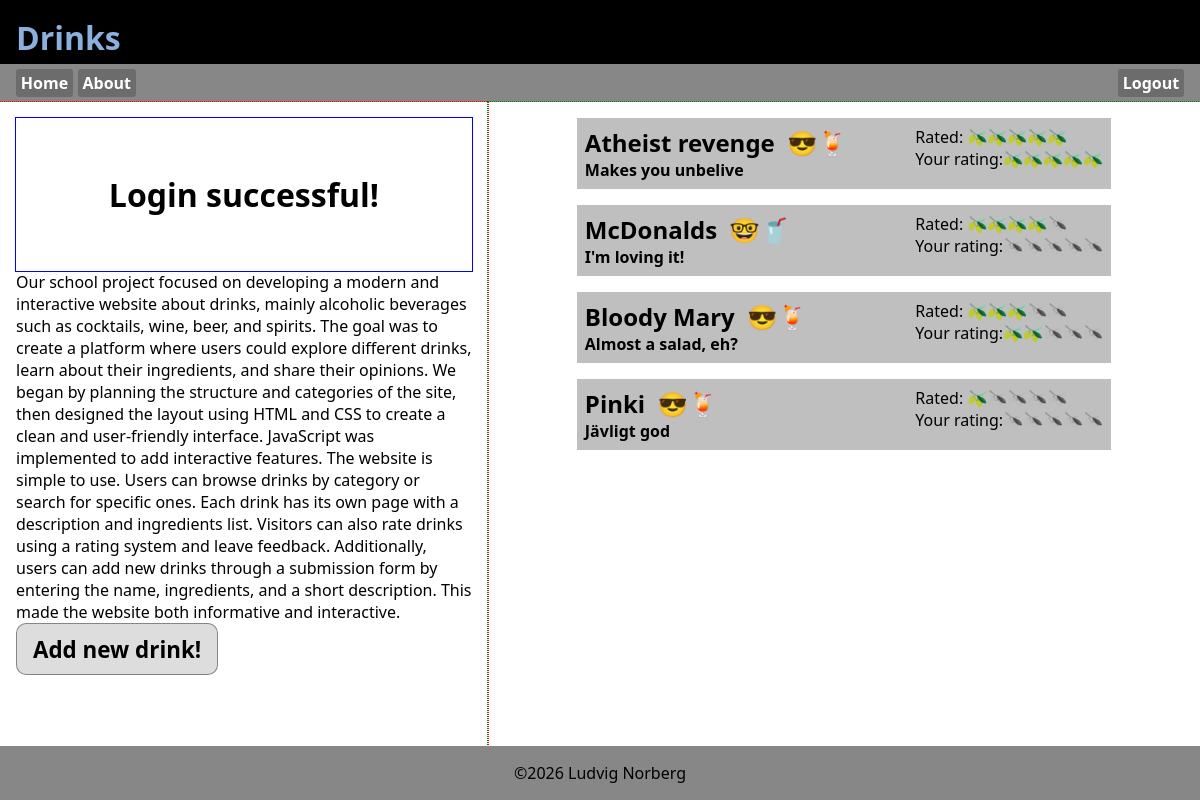
The page /index.php (signed in) on the database its author committed.
### tables this page shows
CREATE TABLE `tbl_drinks` (
  `id` int(11) NOT NULL,
  `drinkname` varchar(255) NOT NULL,
  `description` varchar(255) NOT NULL,
  `ingredients` text NOT NULL,
  `recipe` text NOT NULL,
  `alcoholic` tinyint(4) NOT NULL
);

### index.php (the view, shortened to what this page needs)
<!DOCTYPE html>
<?php require_once("asset.php"); ?>
<?php
$mess="";
if(isset($_SESSION['mess'])){
    $mess=$_SESSION['mess'];
}
?>
<html lang="en">
<head>
    <link rel="stylesheet" href="style.css">
</head>
<body>
    <header>
        <h1>Drinks</h1>
    </header>
<?php require_once("_nav.php"); ?>
    <main>
    <div class="container">
        <div class="info">
            <h1 class="message"><?=$mess;?></h1>
            <p>Our school project focused on developing a modern and interactive website about drinks, mainly alcoholic beverages such as cocktails, wine, beer, and spirits. The goal was to create a platform where users could explore different drinks, learn about their ingredients, and share their opinions. We began by planning the structure and categories of the site, then designed the layout using HTML and CSS to create a clean and user-friendly interface. JavaScript was implemented to add interactive features.
The website is simple to use. Users can browse drinks by category or search for specific ones. Each drink has its own page with a description and ingredients list. Visitors can also rate drinks using a rating system and leave feedback. Additionally, users can add new drinks through a submission form by entering the name, ingredients, and a short description. This made the website both informative and interactive.</p>
            <?php if(isLevel(10)): ?>
                <a href="add_drink.php" class="addDrink">Add new drink!</a>
            <?php endif; ?>
        </div>
        <div class="drinks">
            <?php
                $sql = "
                SELECT
                    d.*,
                    COALESCE(AVG(r.rating), 0) AS avg_rating
                FROM tbl_drinks d
                LEFT JOIN tbl_ratings r ON d.id = r.drinkID
                GROUP BY d.id
                ORDER BY avg_rating DESC, d.drinkname ASC
                ";
                $result = mysqli_query($conn, $sql);
            ?>
            <?php while($row=mysqli_fetch_assoc($result)): ?>
            <details>
                <summary>
                    <div><h2><?=$row['drinkname']?>&nbsp;&nbsp;<span><?=isAlcoholic(intval($row['alcoholic']))?></span></h2>
                    <h4><?=$row['description']?></h4></div>
                    <div class="filler"></div>
                    <div class="ratingDiv">
                        Rated: <?=showRating($row['avg_rating']);?>
                        <div class="yourRating">
                            <?php
                            if(isLevel(10)):
                                $drinkid=intval($row['id']);
                                $userid=intval($_SESSION['id']);
                                $sql="SELECT rating FROM tbl_ratings WHERE ((drinkID=$drinkid) AND (userID=$userid))";
                                $ratingresult=mysqli_query($conn, $sql);
                                if(mysqli_num_rows($ratingresult)===1){
                                    $ratingrow=mysqli_fetch_assoc($ratingresult);
                                    echo oliveColor($ratingrow['rating'], $drinkid);
                                }else{
                                    echo oliveColor(0, $drinkid);
                                }?>
                                Your rating:
                            <?php endif; ?>
                        </div>
                    </div>
                </summary>
            </details>
            <?php endwhile; ?>
        </div>
    </div>
    </main>
<?php require_once("_footer.php"); ?>
</body>
</html>

### _nav.php (shortened to what this page needs)
<nav>
    <a href="index.php">Home</a>
    <a href="about.php">About</a>
    <?php if(!isLevel(10)):?>
    <button popovertarget="login">Login</button>
    <?php else: ?>
    <a href="_login.php?logout=1">Logout</a>
    <?php endif; ?>
</nav>

### asset.php (shortened to what this page needs)
<?php
function isLevel($level){
    if(isset($_SESSION['level'])){
        if(intval($_SESSION['level'])>=$level){
            return true;
        }else{
            return false;
        }
    }else{
        return false;
    }
}
function showRating($number){
    $number = floatval($number);
    $number = intval(round($number));
    $retStr="";
    for($vdo=1;$vdo<=5;$vdo++){
        if($vdo<=$number){
            $retStr .= "<span class='olive'>🫒</span>";
        }else{
            $retStr .= "<span class='olive grey'>🫒</span>";
        }
    }
    return $retStr;
}
function isAlcoholic($value){
    if($value){
        return "😎🍹";
    }else{
        return "🤓🥤";
    }
}
function oliveColor($rating,$drinkid){
    if(isset($_SESSION['id'])){
        $retStr = "";
        for($i=5;$i>0;$i--){
            if($i > $rating){
                $retStr .= "<a href='rating.php?rating=".$i."&drinkID=".$drinkid."'><span class='olive grey'>🫒</span></a>" ;
            }else{
                $retStr .= "<a href='rating.php?rating=".$i."&drinkID=".$drinkid."'><span class='olive'>🫒</span></a>";
            };
        };
        return $retStr;
    };
};
?>

### _footer.php
<footer>
    &copy;2026 Ludvig Norberg
</footer>

### style.css (style rules this page uses)
:root { --clr_back_header:#000; --clr_header:#8bb0de; --clr_back_nav:#878787; --clr_back_footer:var(--clr_back_nav); }
*, *:before, *:after { margin: 0; padding: 0; box-sizing: border-box; }
body { height:100dvh; display:flex; flex-direction: column; font-family: system-ui, sans-serif; }
header { background: var(--clr_back_header); color:var(--clr_header); height:4rem; padding: 1rem; }
nav { display:flex; align-items:center; gap:.3rem; padding: .3rem 1rem; background: var(--clr_back_nav); }
nav a,nav button { all: unset; font:bold 1rem system-ui; text-decoration: none; font-weight: bold; color:white; border-radius: .2rem; padding: .2rem .3rem; background: #0003; }
main { flex-grow: 5; display:flex; flex-direction: column; }
.container { display:flex; flex-direction:row; height:100%; --outline: solid 1px blue; }
.info { outline: dotted 1px red; padding:1rem; width:50rem; display: flex; flex-direction: column; }
.info h1 { height:25%; display: grid; place-content: center; outline: solid 1px blue; }
.drinks { outline: dotted 1px green; width:100%; }
footer { background: var(--clr_back_footer); display:grid; place-content: center; padding: 1rem; }
summary { display:flex; width:100%; background: #0003; padding: .5rem; }
.filler { flex-grow:5; }
details { display:flex; flex-direction:column; background: #0001; width:75%; margin-left: auto; margin-right: auto; margin-top:1rem; }
:root { --formborder: rgb(0, 0, 0, .5); --formback: rgb(0, 0, 0, .1); --formlabelcolor: rgb(0, 0, 0, .6) }
.yourRating { display:flex; flex-direction:row-reverse; }
.yourRating a { text-decoration: none; }
.grey { filter: grayscale(100%); }

### rows shown on the page
tbl_drinks: drinkname "Atheist revenge", alcoholic "😎🍹", description "Makes you unbelive"
tbl_drinks: drinkname "McDonalds", alcoholic "🤓🥤", description "I'm loving it!"
tbl_drinks: drinkname "Bloody Mary", alcoholic "😎🍹", description "Almost a salad, eh?"
tbl_drinks: drinkname "Pinki", alcoholic "😎🍹", description "Jävligt god"

### other values the page prints
$mess "Login successful!"
